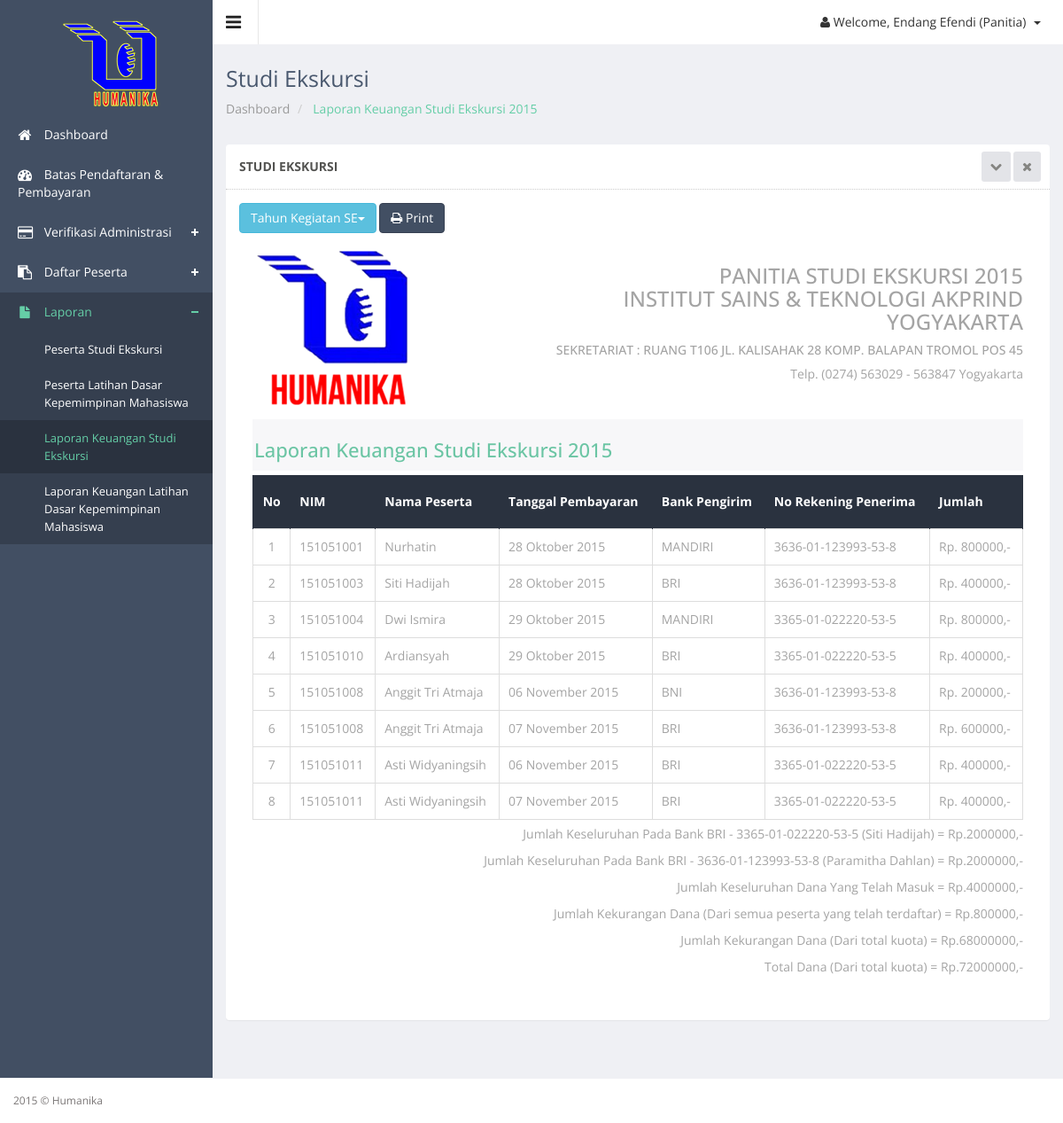
Screenshot of /panitia/laporan_keuangan_se.php?tahun=2015 (signed in) with the database file from the repository.
### tables this page shows
CREATE TABLE IF NOT EXISTS `konfirmasi` (
  `id_konfirmasi` int(11) NOT NULL,
  `id_peserta` int(11) NOT NULL,
  `tgl_pembayaran` date NOT NULL,
  `bank_asal` varchar(20) NOT NULL,
  `pemilik_rekening` varchar(50) NOT NULL,
  `bank_tujuan` varchar(20) NOT NULL,
  `jumlah` double NOT NULL,
  `bukti_pembayaran` varchar(100) NOT NULL,
  `nama_bukti` varchar(50) NOT NULL,
  `type_bukti` varchar(50) NOT NULL,
  `size` varchar(10) NOT NULL,
  `status` enum('Belum Verifikasi','Verifikasi') NOT NULL,
  PRIMARY KEY (`id_konfirmasi`),
  KEY `id_daftar` (`id_peserta`),
  KEY `bank_tujuan` (`bank_tujuan`),
  KEY `bank_tujuan_2` (`bank_tujuan`)
);

CREATE TABLE IF NOT EXISTS `peserta` (
  `id_peserta` int(11) NOT NULL,
  `id_detail` int(11) NOT NULL,
  `nim` char(9) NOT NULL,
  `ukuran_kaos` varchar(2) NOT NULL,
  `penyakit_bawaan` text NOT NULL,
  `notelp` varchar(12) NOT NULL,
  `alamat` text NOT NULL,
  `ktm` varchar(50) NOT NULL,
  `nama_ktm` varchar(50) NOT NULL,
  `size_ktm` varchar(10) NOT NULL,
  `type_ktm` varchar(50) NOT NULL,
  `krs` varchar(50) NOT NULL,
  `nama_krs` varchar(50) NOT NULL,
  `size_krs` varchar(10) NOT NULL,
  `type_krs` varchar(50) NOT NULL,
  `foto` varchar(50) NOT NULL,
  `nama_foto` varchar(50) NOT NULL,
  `size_foto` varchar(10) NOT NULL,
  `type_foto` varchar(50) NOT NULL,
  `password` varchar(20) NOT NULL,
  `status_bayar` enum('Belum Lunas','Lunas') NOT NULL,
  `status_berkas` enum('Unvalid','Valid') NOT NULL,
  `keterangan` varchar(50) NOT NULL,
  `tgl_pendaftaran` date NOT NULL,
  PRIMARY KEY (`id_peserta`),
  KEY `id_detail` (`id_detail`),
  KEY `id_detail_2` (`id_detail`),
  KEY `nim` (`nim`)
);

CREATE TABLE IF NOT EXISTS `mahasiswa` (
  `nim` char(9) NOT NULL,
  `nama_mhs` varchar(50) NOT NULL,
  `alamat_asal` varchar(100) NOT NULL,
  `alamat_jogja` varchar(100) NOT NULL,
  `jk` varchar(1) NOT NULL,
  `email` varchar(50) NOT NULL,
  `no_telp` varchar(12) NOT NULL,
  `jurusan` varchar(20) NOT NULL,
  `tempat_lahir` varchar(50) NOT NULL,
  `tgl_lahir` date NOT NULL,
  `asal_sekolah` varchar(50) NOT NULL,
  `agama` varchar(50) NOT NULL,
  `goldar` varchar(2) NOT NULL,
  `angkatan` varchar(4) NOT NULL,
  PRIMARY KEY (`nim`)
);

CREATE TABLE IF NOT EXISTS `referensi_bank` (
  `no_rekening` varchar(20) NOT NULL,
  `id_detail` int(11) NOT NULL,
  `nama_bank` varchar(15) NOT NULL,
  `nama_pemilik` varchar(50) NOT NULL,
  PRIMARY KEY (`no_rekening`),
  KEY `id_detail` (`id_detail`)
);

CREATE TABLE IF NOT EXISTS `keg_jenis_detail` (
  `id_detail` int(11) NOT NULL,
  `id_keg` int(11) NOT NULL,
  `biaya` double NOT NULL,
  `tgl_mulai` date NOT NULL,
  `tgl_akhir` date NOT NULL,
  `penanggung_jawab` varchar(50) NOT NULL,
  `kuota` int(11) NOT NULL,
  `tahun` varchar(4) NOT NULL,
  `lokasi` varchar(100) NOT NULL,
  `dp` double NOT NULL,
  PRIMARY KEY (`id_detail`),
  UNIQUE KEY `id_keg` (`id_detail`),
  KEY `id_detail` (`id_detail`),
  KEY `id_keg_2` (`id_keg`)
);

### controller/koneksi.php (called while the page is built, shortened)
<?php
class Database {
    private static $dbName = 'humanika' ;
    private static $dbHost = 'localhost' ;
    private static $dbUsername = 'root';
    private static $dbUserPassword = 'rizalex';
    private static $con = null;
    public static function connect() {
        if ( null == self::$con ) {
            try {
                self::$con =  new PDO( "mysql:host=".self::$dbHost.";"."dbname=".self::$dbName,
                        self::$dbUsername, self::$dbUserPassword);
            }
            catch(PDOException $e) {
                die($e->getMessage());
            }
        }
        return self::$con;
    }
}
?>

### controller/bayar-control.php (called while the page is built, shortened)
<?php
include_once 'koneksi.php';
class BayarController {
    private $koneksi;
    public function __construct() {
        $this->koneksi = Database::connect();
    }
	public function DaftarKeuangan($kode, $tahun) {
        try {
            $sst = $this->koneksi->prepare("SELECT * FROM konfirmasi natural join peserta join mahasiswa using(nim) natural join keg_jenis_detail natural join keg_jenis where ket='$kode' && status='Verifikasi' && tahun='$tahun' order by id_peserta");
            $sst->execute();
            return $r = $sst->fetchAll(PDO::FETCH_OBJ);
            $this->koneksi = Database::disconnect();
        } catch (PDOException $exc) {
            echo $exc->getMessage();
        }
    }
	public function DaftarKeuanganBank($kode, $bank, $tahun) {
        try {
            $sst = $this->koneksi->prepare("SELECT * FROM konfirmasi natural join keg_jenis_detail natural join keg_jenis where ket='$kode' && status='Verifikasi' && bank_tujuan='$bank' && tahun='$tahun'");
            $sst->execute();
            return $r = $sst->fetchAll(PDO::FETCH_OBJ);
            $this->koneksi = Database::disconnect();
        } catch (PDOException $exc) {
            echo $exc->getMessage();
        }
    }
	public function DaftarBank($ket, $tahun) {
        try {
            $sst = $this->koneksi->prepare("SELECT * FROM referensi_bank natural join keg_jenis_detail natural join keg_jenis where ket='$ket' && tahun='$tahun'");
            $sst->execute();
            return $r = $sst->fetchAll(PDO::FETCH_OBJ);
            $this->koneksi = Database::disconnect();
        } catch (PDOException $exc) {
            echo $exc->getMessage();
        }
    }
	public function RincianBiaya($kode, $keg) {
        try {
            $sst = $this->koneksi->prepare("SELECT * FROM konfirmasi natural join peserta join mahasiswa using(nim) natural join keg_jenis_detail natural join keg_jenis where id_peserta='$kode' && ket='$keg' && status='Verifikasi' order by tgl_pembayaran");
            $sst->execute();
            return $r = $sst->fetchAll(PDO::FETCH_OBJ);
            $this->koneksi = Database::disconnect();
        } catch (PDOException $exc) {
            echo $exc->getMessage();
        }
    }
}
?>

### controller/konversi.php (called while the page is built)
<?php
function DateToIndo($date) {
	$BulanIndo = array("Januari", "Februari", "Maret",
        "April", "Mei", "Juni",
        "Juli", "Agustus", "September",
        "Oktober", "November", "Desember");
    $tahun = substr($date, 0, 4);
    $bulan = substr($date, 5, 2);
	$tgl = substr($date, 8, 2);
	$result = $tgl . " " . $BulanIndo[(int) $bulan - 1] . " " . $tahun ;
	return($result);
}
?>

### panitia/laporan_keuangan_se.php (the view, shortened to what this page needs)
<?php
$thn=$_GET['tahun'];
$keg="SE";
?>
<!DOCTYPE html>
<html lang="en">
<head>
  <link href="../js/advanced-datatable/css/demo_page.css" rel="stylesheet" />
  <link href="../js/advanced-datatable/css/demo_table.css" rel="stylesheet" />
  <link rel="stylesheet" href="../js/data-tables/DT_bootstrap.css" />
  <link href="../css/style.css" rel="stylesheet">
  <link href="../css/style-responsive.css" rel="stylesheet">
</head>
<body class="sticky-header">
<section>
    <div class="left-side sticky-left-side">
        <div class="logo">
            <a href="index.php"><img src="../images/logohm.png" alt=""></a>
        </div>
        <div class="left-side-inner">
            <ul class="nav nav-pills nav-stacked custom-nav">
                <li ><a href="index.php"><i class="fa fa-home"></i> <span>Dashboard</span></a></li>
				<li><a href="batas_pendaftaran.php"><i class="fa fa-dashboard"></i> <span>Batas Pendaftaran & Pembayaran</span></a></li>
				<li class="menu-list"><a href="#"><i class="fa fa-credit-card"></i> <span>Verifikasi Administrasi</span></a>
				</li>
				<li class="menu-list "><a href="#"><i class="fa fa-clipboard"></i> <span>Daftar Peserta</span></a>
				</li>
				<li class="menu-list nav-active"><a href="#"><i class="fa fa-file"></i> <span>Laporan</span></a>
					<ul class="sub-menu-list">
						<?php $thnskrg=date("Y");?>
						<li><a href="se_laporan.php?tahun=<?php echo $thnskrg;?>">Peserta Studi Ekskursi</a></li>
						<li><a href="ldkm_laporan.php?tahun=<?php echo $thnskrg;?>">Peserta Latihan Dasar Kepemimpinan Mahasiswa</a></li>
						<li class="active"><a href="laporan_keuangan_se.php?tahun=<?php echo $thnskrg;?>">Laporan Keuangan Studi Ekskursi</a></li>
						<li><a href="laporan_keuangan_ldkm.php?tahun=<?php echo $thnskrg;?>">Laporan Keuangan Latihan Dasar Kepemimpinan Mahasiswa</a></li>
					</ul>
				</li>
            </ul>
        </div>
    </div>
    <div class="main-content" >
        <div class="header-section">
        <a class="toggle-btn"><i class="fa fa-bars"></i></a>
        <div class="menu-right">
            <ul class="notification-menu">
                <li>
                    <a href="#" class="btn btn-default dropdown-toggle" data-toggle="dropdown">
                        <i class="fa fa-user"></i>
                        Welcome, <?php
                                echo $_SESSION['nm_usr_panitia'];
                            ?> (Panitia)
                        <span class="caret"></span>
                    </a>
                </li>
            </ul>
        </div>
        </div>
        <div class="page-heading">
            <h3>
                Studi Ekskursi
            </h3>
            <ul class="breadcrumb">
                <li>
                    <a href="index.php"> Dashboard</a>
                </li>
                <li class="active"> Laporan Keuangan Studi Ekskursi <?php echo "$thn"; ?></li>
            </ul>
        </div>
        <div class="wrapper">
        <div class="row">
        <div class="col-sm-12">
        <section class="panel">
        <header class="panel-heading">
            Studi Ekskursi
            <span class="tools pull-right">
                <a href="javascript:;" class="fa fa-chevron-down"></a>
                <a href="javascript:;" class="fa fa-times"></a>
             </span>
        </header>
		<?php
			include '../controller/konversi.php';
			include_once '../controller/bayar-control.php';
			$client = new BayarController();
		?>
        <div class="panel-body">
		<div class="btn-group">
            <button data-toggle="dropdown" class="btn btn-info dropdown-toggle" type="button">Tahun Kegiatan SE<span class="caret"></span></button>
        </div>
        <a class="btn btn-primary" target="_blank" href="print_se_keuangan.php?tahun=<?php echo "$thn";?>"><i class="fa fa-print"></i> Print </a>
        <div class="panel-body invoice">
                <div class="row">
                    <div class="col-md-3 col-sm-3 col-xs-3">
                         <img class="inv-logo" src="../images/humanika.png"/>
                    </div>
                    <div class="col-md-9 col-sm-9 col-xs-2 ">
                        <h3 align="right">PANITIA STUDI EKSKURSI <?php echo "$thn";?><br/>
                            INSTITUT SAINS & TEKNOLOGI AKPRIND<br/>
                            YOGYAKARTA
						</h3>
						<h4 align="right" class="inv-to">Sekretariat : Ruang T106 Jl. Kalisahak 28 Komp. Balapan Tromol Pos 45</h4>
						<p align="right">
                        Telp. (0274) 563029 - 563847 Yogyakarta
                        </p>
                    </div>
                </div>
                <div class="invoice-address">
                    <div class="row">
                        <div class="col-md-8 col-sm-8 col-xs-3">
                            <h1 class="t-due">Laporan Keuangan Studi Ekskursi  <?php echo "$thn"; ?></h1>
                        </div>
                    </div>
                </div></br>
				<div class="adv table">
                <table class="table table-bordered table-invoice">
                    <thead>
					<tr>
						<th>No</th>
						<th>NIM</th>
						<th>Nama Peserta</th>
						<th>Tanggal Pembayaran</th>
						<th>Bank Pengirim</th>
						<th>No Rekening Penerima</th>
						<th>Jumlah</th>
					</tr>
					</thead>
						<?php
							$hasil = $client->DaftarKeuangan($keg, $thn);
							$hasil1 = $client->DaftarBank($keg, $thn);
							$jumlahbank=0;
							$jumlahseluruh=0;
							$no=1;
							$sisajumlah=0;
							$tot=0;
						?>
						<tbody>
						 <?php
						foreach($hasil as $dat){
						echo "
						<tr class='gradeX'>
							<td>".$no++."</td>
							<td>$dat->nim</td>
							<td>$dat->nama_mhs</td>
							<td>".DateToIndo($dat->tgl_pembayaran)."</td>
							<td>$dat->bank_asal</td>
							<td>$dat->bank_tujuan</td>
							<td>Rp. $dat->jumlah,-</td>
						</tr>";
						$jumlahseluruh=$jumlahseluruh+$dat->jumlah;
						$rinci=$client->RincianBiaya($dat->id_peserta, $keg);
						foreach($rinci as $data){ $jumlah=$jumlah+$data->jumlah; $sisa=$data->biaya-$jumlah;}
						$jumlah=0;
						$sisajumlah=$sisajumlah+$sisa;
						$tot=$dat->biaya*$dat->kuota;
						$sis=$tot-$jumlahseluruh;
						}?>
						</tbody>
				</table>
				<?php foreach($hasil1 as $dat){
							echo"<p align='right'>Jumlah Keseluruhan Pada Bank $dat->nama_bank - $dat->no_rekening ($dat->nama_pemilik) = Rp.";
							$hasil2=$client->DaftarKeuanganBank($keg, $dat->no_rekening, $thn);
							foreach($hasil2 as $dat){ $jumlahbank=$jumlahbank+$dat->jumlah; }
							echo "$jumlahbank,-</br>";
							$jumlahbank=0;
							} ?>
							<p align="right">Jumlah Keseluruhan Dana Yang Telah Masuk = Rp.<?php echo $jumlahseluruh?>,-</p>
							<p align="right">Jumlah Kekurangan Dana (Dari semua peserta yang telah terdaftar) = Rp.<?php echo $sisajumlah?>,-</p>
							<p align="right">Jumlah Kekurangan Dana (Dari total kuota) = Rp.<?php echo $sis?>,-</p>
							<p align="right">Total Dana (Dari total kuota) = Rp.<?php echo $tot?>,-</p>
				</div>
        </div>
        </div>
        </div>
        </div>
        </section>
        <footer>
            2015 &copy; Humanika
        </footer>
</body>
</html>

### rows the page displays
konfirmasi: id_peserta.nim "151051001", mahasiswa.nama_mhs "Nurhatin", tgl_pembayaran "28 Oktober 2015", bank_asal "MANDIRI", bank_tujuan "3636-01-123993-53-8", jumlah "800000"
konfirmasi: id_peserta.nim "151051003", mahasiswa.nama_mhs "Siti Hadijah", tgl_pembayaran "28 Oktober 2015", bank_asal "BRI", bank_tujuan "3636-01-123993-53-8", jumlah "400000"
konfirmasi: id_peserta.nim "151051004", mahasiswa.nama_mhs "Dwi Ismira", tgl_pembayaran "29 Oktober 2015", bank_asal "MANDIRI", bank_tujuan "3365-01-022220-53-5", jumlah "800000"
konfirmasi: id_peserta.nim "151051010", mahasiswa.nama_mhs "Ardiansyah", tgl_pembayaran "29 Oktober 2015", bank_asal "BRI", bank_tujuan "3365-01-022220-53-5", jumlah "400000"
konfirmasi: id_peserta.nim "151051008", mahasiswa.nama_mhs "Anggit Tri Atmaja", tgl_pembayaran "06 November 2015", bank_asal "BNI", bank_tujuan "3636-01-123993-53-8", jumlah "200000"
konfirmasi: id_peserta.nim "151051008", mahasiswa.nama_mhs "Anggit Tri Atmaja", tgl_pembayaran "07 November 2015", bank_asal "BRI", bank_tujuan "3636-01-123993-53-8", jumlah "600000"
konfirmasi: id_peserta.nim "151051011", mahasiswa.nama_mhs "Asti Widyaningsih", tgl_pembayaran "06 November 2015", bank_asal "BRI", bank_tujuan "3365-01-022220-53-5", jumlah "400000"
konfirmasi: id_peserta.nim "151051011", mahasiswa.nama_mhs "Asti Widyaningsih", tgl_pembayaran "07 November 2015", bank_asal "BRI", bank_tujuan "3365-01-022220-53-5", jumlah "400000"
referensi_bank: nama_bank "BRI", no_rekening "3365-01-022220-53-5", nama_pemilik "Siti Hadijah", jumlahbank "2000000"
referensi_bank: nama_bank "BRI", no_rekening "3636-01-123993-53-8", nama_pemilik "Paramitha Dahlan", jumlahbank "2000000"
keg_jenis_detail: sis "68000000", tot "72000000"

### other values shown
$_SESSION['nm_usr_panitia'] "Endang Efendi"
$thn "2015"
$jumlahseluruh "4000000"
$sisajumlah "800000"
